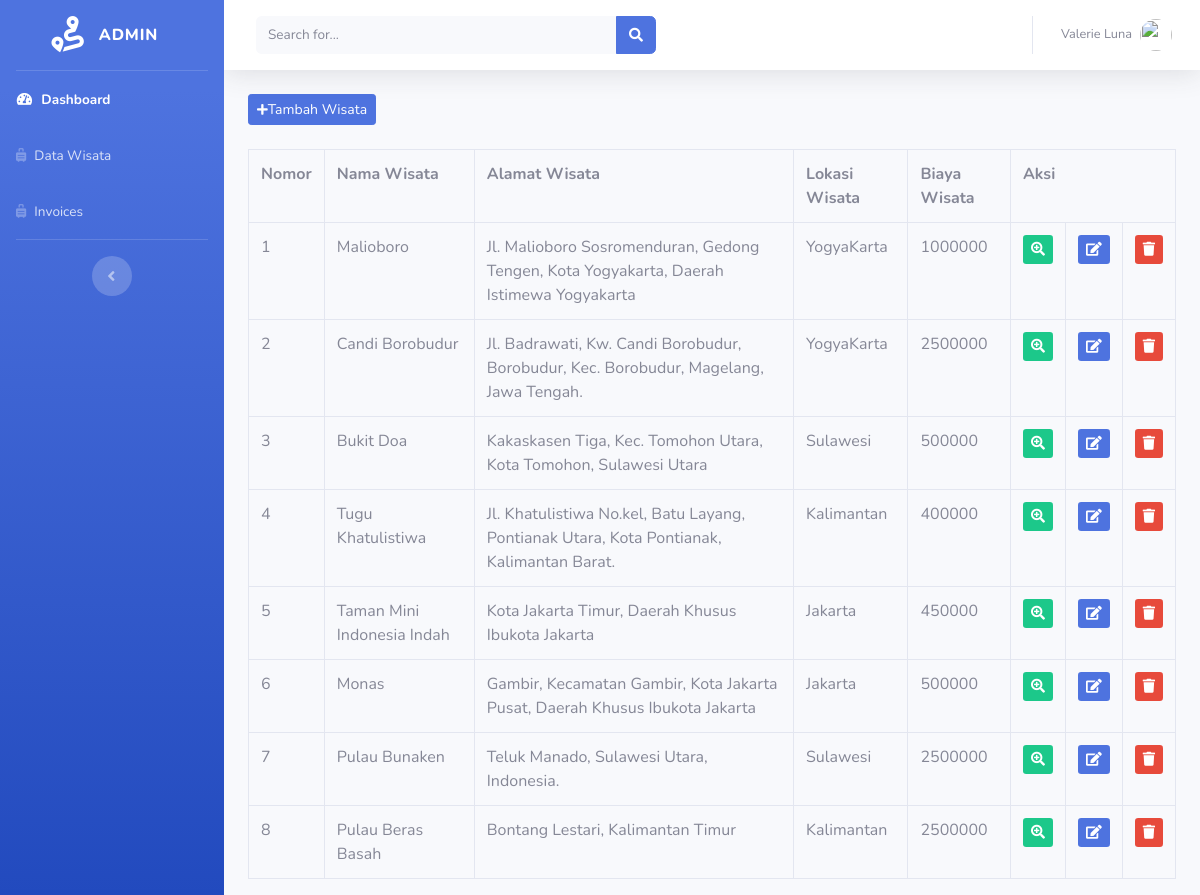
The app's page /index.php/admin/data_wisata with its own data.
### tables this page shows
CREATE TABLE `tb_wisata` (
  `id_wisata` int(11) NOT NULL,
  `nama_wisata` varchar(500) NOT NULL,
  `alamat_wisata` varchar(900) NOT NULL,
  `lokasi_wisata` varchar(900) NOT NULL,
  `biaya_wisata` int(255) NOT NULL,
  `gambar_wisata` text NOT NULL
);

### application/controllers/admin/data_wisata.php (called while the page is built, shortened)
<?php
class Data_wisata extends CI_Controller
{
    public function index()
    {
        $data['wisata'] = $this->model_wisata->tampil_data();
        $this->load->view('templates_admin/header');
        $this->load->view('templates_admin/sidebar');
        $this->load->view('admin/data_wisata', $data);
        $this->load->view('templates_admin/footer');
    }
}

### index.php (called while the page is built, shortened)
<?php
require_once BASEPATH.'core/CodeIgniter.php';

### application/models/model_wisata.php (called while the page is built, shortened)
<?php
class model_wisata extends CI_Model
{
    public function tampil_data()
    {
        return $this->db->get('tb_wisata')->result();
    }
}

### application/views/admin/data_wisata.php (the view, shortened to what this page needs)
<div class="container-fluid">
    <button class="btn btn-sm btn-primary mb-3" data-toggle="modal" data-target="#tambahbarang"><i class=" fas fa-plus fa-sm"></i>Tambah Wisata</button>
    <table class="table table-bordered mt-2">
        <tr>
            <th>Nomor</th>
            <th>Nama Wisata</th>
            <th>Alamat Wisata</th>
            <th>Lokasi Wisata</th>
            <th>Biaya Wisata</th>
            <th colspan="3">Aksi</th>
        </tr>
        <?php
        $no = 1;
        foreach ($wisata as $wst) : ?>
            <tr>
                <td><?php echo $no++ ?></td>
                <td><?php echo $wst->nama_wisata ?></td>
                <td><?php echo $wst->alamat_wisata ?></td>
                <td><?php echo $wst->lokasi_wisata ?></td>
                <td><?php echo $wst->biaya_wisata ?></td>
                <td>
                    <div class="btn-success  btn-sm"><i class="fas fa-search-plus"></i></div>
                </td>
                <td> <?php echo anchor('admin/data_wisata/edit/' . $wst->id_wisata, '<div class="btn-primary  btn-sm"><i class="fas fa-edit"></i></div>') ?>
                </td>
                <td> <?php echo anchor('admin/data_wisata/hapus/' . $wst->id_wisata, '<div class="btn-danger  btn-sm"><i class="fas fa-trash"></i></div>') ?>
                </td>
            </tr>
        <?php endforeach; ?>
    </table>
</div>

### records on screen
tb_wisata: nama_wisata "Malioboro", alamat_wisata "Jl. Malioboro Sosromenduran, Gedong Tengen, Kota Yogyakarta, Daerah Istimewa Yogyakarta", lokasi_wisata "YogyaKarta", biaya_wisata "1000000"
tb_wisata: nama_wisata "Candi Borobudur", alamat_wisata "Jl. Badrawati, Kw. Candi Borobudur, Borobudur, Kec. Borobudur, Magelang, Jawa Tengah.", lokasi_wisata "YogyaKarta", biaya_wisata "2500000"
tb_wisata: nama_wisata "Bukit Doa", alamat_wisata "Kakaskasen Tiga, Kec. Tomohon Utara, Kota Tomohon, Sulawesi Utara", lokasi_wisata "Sulawesi", biaya_wisata "500000"
tb_wisata: nama_wisata "Tugu Khatulistiwa", alamat_wisata "Jl. Khatulistiwa No.kel, Batu Layang, Pontianak Utara, Kota Pontianak, Kalimantan Barat.", lokasi_wisata "Kalimantan", biaya_wisata "400000"
tb_wisata: nama_wisata "Taman Mini Indonesia Indah", alamat_wisata "Kota Jakarta Timur, Daerah Khusus Ibukota Jakarta", lokasi_wisata "Jakarta", biaya_wisata "450000"
tb_wisata: nama_wisata "Monas", alamat_wisata "Gambir, Kecamatan Gambir, Kota Jakarta Pusat, Daerah Khusus Ibukota Jakarta", lokasi_wisata "Jakarta", biaya_wisata "500000"
tb_wisata: nama_wisata "Pulau Bunaken", alamat_wisata "Teluk Manado, Sulawesi Utara, Indonesia.", lokasi_wisata "Sulawesi", biaya_wisata "2500000"
tb_wisata: nama_wisata "Pulau Beras Basah", alamat_wisata "Bontang Lestari, Kalimantan Timur", lokasi_wisata "Kalimantan", biaya_wisata "2500000"
